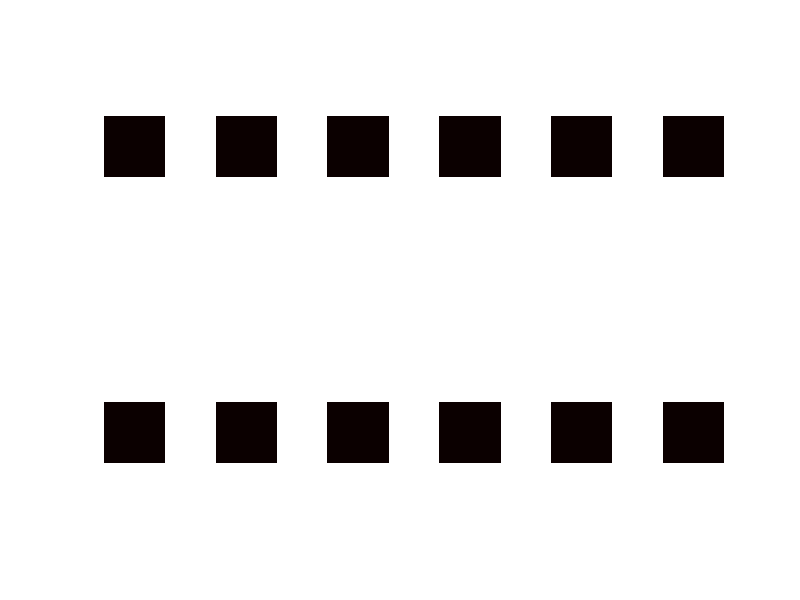

The MATLAB source for this figure:
function [] = ExtDataFig06_AveImgEachStim()
% Code for plotting the images for the difference in F between pre- and during-stimulation in Extended Data Fig. 6f,g.

%% parameters
GT = 'dPR1_nsyb'; % Extended Data Fig. 6f
% GT = 'TN1A_nsyb'; % Extended Data Fig. 6g

TargetStim = [1:6];

zVentral = [1:15];
zDorsal = [16:30];

Margin = 40;

d1DS = 512/2;
d2DS = 512/2;
d3 = 30;

nStim = 6;

boost = 10;
boost_DFF = 1000;
const_DF = 1500;
const_DFF = 10;

%% get filenames
selpath = ['../Data/Summary_',GT];
DirNames_DP = dir([selpath,'/DataPixels*reformat1.nrrd']);

nFiles = length(DirNames_DP);

%% Average DF
AveComb_Ventral = zeros(d1DS,d2DS,length(TargetStim));
AveComb_Dorsal = zeros(d1DS,d2DS,length(TargetStim));
for target=1:length(TargetStim)
    DirNames = dir([selpath,'/F_Diff_*',num2str(TargetStim(target)),'_reformat1.nrrd']);
    
    Comb = zeros(d1DS,d2DS,d3,nFiles);
    Comb_DP = zeros(d1DS,d2DS,d3);
    for FileID=1:size(DirNames,1)
        name = DirNames(FileID).name;
        bufNRRD = nhdr_nrrd_read([selpath,'/',name],1);
        bufData = double(bufNRRD.data) - const_DF*boost;
        name = DirNames_DP(FileID).name;
        bufNRRD_DP = nhdr_nrrd_read([selpath,'/',name],1);
        bufData_DP = double(bufNRRD_DP.data);
        bufData(bufData_DP==0) = 0;
        Comb = Comb + bufData;
        Comb_DP = Comb_DP + bufData_DP;
    end
    CombAve = zeros(d1DS,d2DS,d3);
    for x=1:d1DS
        for y=1:d2DS
            for z=1:d3
                if Comb_DP(x,y,z)>0
                    CombAve(x,y,z) = sum(Comb(x,y,z,:))/Comb_DP(x,y,z);
                end
            end
        end
    end
    
    bufComb = zeros(d1DS,d2DS);
    for x=1:d1DS
        for y=1:d2DS
            if sum(Comb_DP(x,y,zVentral))>0
                bufComb(x,y) = sum(CombAve(x,y,zVentral))/sum(Comb_DP(x,y,zVentral));
            end
        end
    end
    AveComb_Ventral(:,:,target) = bufComb;
    
    
    bufComb = zeros(d1DS,d2DS);
    for x=1:d1DS
        for y=1:d2DS
            if sum(Comb_DP(x,y,zVentral))>0
                bufComb(x,y) = sum(CombAve(x,y,zDorsal))/sum(Comb_DP(x,y,zDorsal));
            end
        end
    end
    AveComb_Dorsal(:,:,target) = bufComb;
end

figure
for stim=1:nStim
    subplot(2,nStim,stim)
    imagesc(fliplr(AveComb_Ventral(1+Margin:end-Margin,1+Margin:end-Margin,stim)),[0,2500])
    axis square
    axis off
    subplot(2,nStim,stim+nStim)
    imagesc(fliplr(AveComb_Dorsal(1+Margin:end-Margin,1+Margin:end-Margin,stim)),[0,1200])
    axis square
    axis off
    colormap('hot')
end
